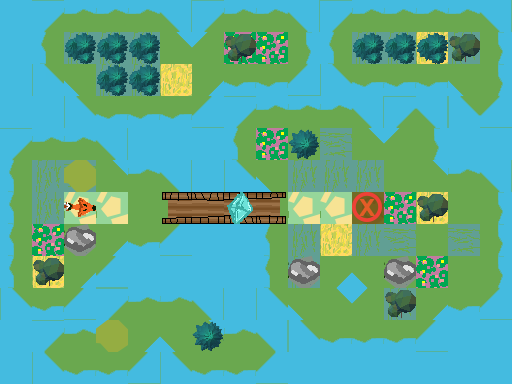

Below is a game level as drawn by its tile map, then a one-line description and the .tmx file that defines it, in full:
An orthogonal 16x12 tile map with 32x32 px tiles, 3 tile layers (Ground, Obstacles, Objects), 1 hidden layer not drawn.

<map version="1.0" orientation="orthogonal" renderorder="right-down" width="16" height="12" tilewidth="32" tileheight="32" nextobjectid="1">
 <tileset firstgid="1" name="TilesetPlaceholder" tilewidth="32" tileheight="32" tilecount="240" columns="10">
  <image source="../../../../Tileset.png" width="320" height="768" />
 </tileset>
 <layer name="Ground" width="16" height="12">
  <data encoding="csv">
5,3221225493,1610612747,1610612747,1610612747,1610612757,3221225493,1610612747,1610612747,1610612757,3221225493,1610612747,1610612747,1610612747,1610612747,1610612757,
5,3221225483,7,7,7,1610612767,3221225503,3,3,11,3221225483,7,7,2,7,11,
5,2684354581,2684354591,7,7,2,31,2684354571,2684354571,21,2684354581,2684354571,2684354571,2684354571,2684354591,11,
5,5,2684354581,2684354571,2684354571,2684354571,21,3221225493,1610612747,1610612747,1610612747,1610612757,3221225493,1610612757,2684354581,21,
3221225493,1610612747,1610612747,1610612757,5,5,5,3221225483,3,1,2684354567,1610612767,3221225503,11,5,5,
3221225483,7,2684354567,1610612767,1610612747,1610612757,5,2684354581,2684354591,7,7,7,1,1610612767,1610612747,1610612757,
3221225483,7,8,8,7,2684354574,2684354564,1610612740,1610612750,8,8,1,3,2,1,11,
3221225483,3,1,31,2684354571,21,5,5,3221225483,7,2,7,2684354567,1,2684354567,11,
3221225483,2,31,21,5,5,5,5,3221225483,7,31,2684354591,1,3,1,11,
2684354581,2684354571,21,3221225493,1610612747,1610612747,1610612757,5,2684354581,2684354591,1610612767,3221225503,7,31,2684354571,21,
5,3221225493,1610612747,3221225503,31,2684354591,1610612767,1610612747,1610612757,2684354581,2684354571,2684354571,2684354571,21,5,5,
5,2684354581,2684354571,2684354571,21,2684354581,2684354571,2684354571,21,5,5,5,5,5,5,5
</data>
 </layer>
 <layer name="Obstacles" width="16" height="12">
  <data encoding="csv">
0,0,0,0,0,0,0,0,0,0,0,0,0,0,0,0,
0,0,42,42,42,0,0,54,0,0,0,42,42,42,54,0,
0,0,0,42,42,0,0,0,0,0,0,0,0,0,0,0,
0,0,0,0,0,0,0,0,0,0,0,0,0,0,0,0,
0,0,0,0,0,0,0,0,0,53,0,0,0,0,0,0,
0,0,44,0,1610612747,1610612757,0,0,0,0,0,0,0,0,0,0,
0,0,0,8,1,2684354574,0,0,0,0,0,0,0,54,0,0,
0,0,43,31,2684354571,21,0,0,0,0,0,0,0,0,0,0,
0,54,0,0,0,0,0,0,0,43,0,0,43,0,0,0,
0,0,0,0,0,0,0,0,0,0,0,0,54,0,0,0,
0,0,0,44,0,0,53,0,0,0,0,0,0,0,0,0,
0,0,0,0,0,0,0,0,0,0,0,0,0,0,0,0
</data>
 </layer>
 <layer name="Objects" width="16" height="12">
  <data encoding="csv">
0,0,0,0,0,0,0,0,0,0,0,0,0,0,0,0,
0,0,0,0,0,0,0,0,0,0,0,0,0,0,0,0,
0,0,0,0,0,0,0,0,0,0,0,0,0,0,0,0,
0,0,0,0,0,0,0,0,0,0,0,0,0,0,0,0,
0,0,0,0,0,0,0,0,0,0,0,0,0,0,0,0,
0,0,0,0,0,0,0,0,0,0,0,0,0,0,0,0,
0,0,2684354751,0,0,0,0,184,0,0,0,181,0,0,0,0,
0,0,0,0,0,0,0,0,0,0,0,0,0,0,0,0,
0,0,0,0,0,0,0,0,0,0,0,0,0,0,0,0,
0,0,0,0,0,0,0,0,0,0,0,0,0,0,0,0,
0,0,0,0,0,0,0,0,0,0,0,0,0,0,0,0,
0,0,0,0,0,0,0,0,0,0,0,0,0,0,0,0
</data>
 </layer>
 <layer name="Solution" width="16" height="12" visible="0">
  <data encoding="csv">
0,0,0,0,0,0,0,0,0,0,0,0,0,0,0,0,
0,0,0,0,0,0,0,0,0,0,0,0,0,0,0,0,
0,0,0,0,0,0,0,0,0,0,0,0,0,0,0,0,
0,0,0,0,0,0,0,0,0,0,0,0,0,0,0,0,
0,0,0,0,0,0,0,0,0,0,0,0,0,0,0,0,
0,0,0,0,0,0,0,0,0,0,0,0,0,0,0,0,
0,0,0,0,0,0,0,0,0,0,0,0,0,0,0,0,
0,0,0,0,0,0,0,0,0,0,0,0,0,0,0,0,
0,0,0,0,0,0,0,0,0,0,0,0,0,0,0,0,
0,0,0,0,0,0,0,0,0,0,0,0,0,0,0,0,
0,0,0,0,0,0,0,0,0,0,0,0,0,0,0,0,
0,0,0,0,0,0,0,0,0,0,0,0,0,0,0,0
</data>
 </layer>
</map>
